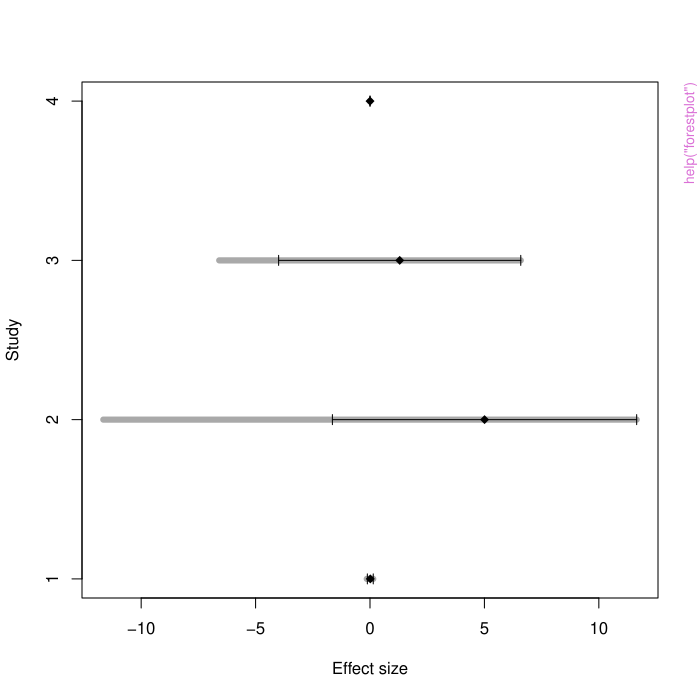

Reproduce this figure in R.
pkgname <- "BayesCombo"
source(file.path(R.home("share"), "R", "examples-header.R"))
options(warn = 1)
base::assign(".ExTimings", "BayesCombo-Ex.timings", pos = 'CheckExEnv')
base::cat("name\tuser\tsystem\telapsed\n", file=base::get(".ExTimings", pos = 'CheckExEnv'))
base::assign(".format_ptime",
function(x) {
  if(!is.na(x[4L])) x[1L] <- x[1L] + x[4L]
  if(!is.na(x[5L])) x[2L] <- x[2L] + x[5L]
  options(OutDec = '.')
  format(x[1L:3L], digits = 7L)
},
pos = 'CheckExEnv')

### * </HEADER>
library('BayesCombo')

base::assign(".oldSearch", base::search(), pos = 'CheckExEnv')
cleanEx()
nameEx("BSfactor")
### * BSfactor

flush(stderr()); flush(stdout())

base::assign(".ptime", proc.time(), pos = "CheckExEnv")
### Name: BSfactor
### Title: Calculate a 'Bayesian Safety' (BS) factor
### Aliases: BSfactor

### ** Examples


x <- pmp.update(beta = c(0.126, 5.005, 1.298, 0.000476),
       se.beta = c(0.0504, 2.5811, 2.0541, 0.0026) )

BSfactor(x)



base::assign(".dptime", (proc.time() - get(".ptime", pos = "CheckExEnv")), pos = "CheckExEnv")
base::cat("BSfactor", base::get(".format_ptime", pos = 'CheckExEnv')(get(".dptime", pos = "CheckExEnv")), "\n", file=base::get(".ExTimings", pos = 'CheckExEnv'), append=TRUE, sep="\t")
cleanEx()
nameEx("forestplot")
### * forestplot

flush(stderr()); flush(stdout())

base::assign(".ptime", proc.time(), pos = "CheckExEnv")
### Name: forestplot
### Title: Forest plot
### Aliases: forestplot

### ** Examples

x <- pmp.update( beta = c(0.0126, 5.0052, 1.2976, 0.0005),
       se.beta = c(0.050, 2.581, 2.054, 0.003) )
forestplot(x)




base::assign(".dptime", (proc.time() - get(".ptime", pos = "CheckExEnv")), pos = "CheckExEnv")
base::cat("forestplot", base::get(".format_ptime", pos = 'CheckExEnv')(get(".dptime", pos = "CheckExEnv")), "\n", file=base::get(".ExTimings", pos = 'CheckExEnv'), append=TRUE, sep="\t")
cleanEx()
nameEx("plot.PMP")
### * plot.PMP

flush(stderr()); flush(stdout())

base::assign(".ptime", proc.time(), pos = "CheckExEnv")
### Name: plot.PMP
### Title: Plot of prior, data, and posterior distributions
### Aliases: plot.PMP

### ** Examples

x <- pmp(beta = 5.005, se.beta = 2.05)
plot(x)



base::assign(".dptime", (proc.time() - get(".ptime", pos = "CheckExEnv")), pos = "CheckExEnv")
base::cat("plot.PMP", base::get(".format_ptime", pos = 'CheckExEnv')(get(".dptime", pos = "CheckExEnv")), "\n", file=base::get(".ExTimings", pos = 'CheckExEnv'), append=TRUE, sep="\t")
cleanEx()
nameEx("plot.PMPlist")
### * plot.PMPlist

flush(stderr()); flush(stdout())

base::assign(".ptime", proc.time(), pos = "CheckExEnv")
### Name: plot.PMPlist
### Title: Plot of posterior model probabilities
### Aliases: plot.PMPlist

### ** Examples

x <- pmp.update(beta = c(0.0126, 5.0052, 1.2976, 0.0005),
       se.beta = c(0.050, 2.581, 2.054, 0.003) )
plot(x)



base::assign(".dptime", (proc.time() - get(".ptime", pos = "CheckExEnv")), pos = "CheckExEnv")
base::cat("plot.PMPlist", base::get(".format_ptime", pos = 'CheckExEnv')(get(".dptime", pos = "CheckExEnv")), "\n", file=base::get(".ExTimings", pos = 'CheckExEnv'), append=TRUE, sep="\t")
cleanEx()
nameEx("pmp")
### * pmp

flush(stderr()); flush(stdout())

base::assign(".ptime", proc.time(), pos = "CheckExEnv")
### Name: pmp
### Title: Calculates posterior model probabilities for one study
### Aliases: pmp

### ** Examples

# library(labstats) # need to install separately
# plot(time.immob ~ dose, data=fluoxetine) 
# summary(lm(time.immob ~ dose, data=fluoxetine))
x <- pmp(beta=-0.25200, se.beta=0.09913) # dose effect from above output
x



base::assign(".dptime", (proc.time() - get(".ptime", pos = "CheckExEnv")), pos = "CheckExEnv")
base::cat("pmp", base::get(".format_ptime", pos = 'CheckExEnv')(get(".dptime", pos = "CheckExEnv")), "\n", file=base::get(".ExTimings", pos = 'CheckExEnv'), append=TRUE, sep="\t")
cleanEx()
nameEx("pmp.update")
### * pmp.update

flush(stderr()); flush(stdout())

base::assign(".ptime", proc.time(), pos = "CheckExEnv")
### Name: pmp.update
### Title: Calculates posterior model probabilities for multiple studies
### Aliases: pmp.update

### ** Examples

x <- pmp.update(beta = c(0.0126, 5.0052, 1.2976, 0.0005),
       se.beta = c(0.050, 2.581, 2.054, 0.003) )
x
plot(x)



base::assign(".dptime", (proc.time() - get(".ptime", pos = "CheckExEnv")), pos = "CheckExEnv")
base::cat("pmp.update", base::get(".format_ptime", pos = 'CheckExEnv')(get(".dptime", pos = "CheckExEnv")), "\n", file=base::get(".ExTimings", pos = 'CheckExEnv'), append=TRUE, sep="\t")
### * <FOOTER>
###
options(digits = 7L)
base::cat("Time elapsed: ", proc.time() - base::get("ptime", pos = 'CheckExEnv'),"\n")
grDevices::dev.off()
###
### Local variables: ***
### mode: outline-minor ***
### outline-regexp: "\\(> \\)?### [*]+" ***
### End: ***
quit('no')
